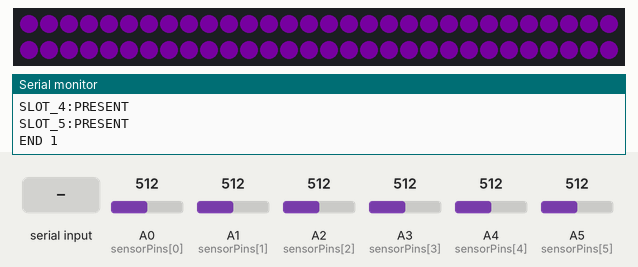
Recording of a sketch running on a simulated Arduino Uno, built with avr-gcc and run on an emulated ATmega328P. Shown: 60 RGB LEDs in strip order, left to right, continuing on the next row, the last lines printed to the serial monitor. Inputs (shaded band) come from the test bench; at power-on: A0 (sensorPins[0]) = 512, A1 (sensorPins[1]) = 512, A2 (sensorPins[2]) = 512, A3 (sensorPins[3]) = 512, A4 (sensorPins[4]) = 512, A5 (sensorPins[5]) = 512. Dim RGB values are drawn brighter than linear.

Above: at 1.4 s.
1.5 s: "PING\n" received over Serial
At 1.91 s:
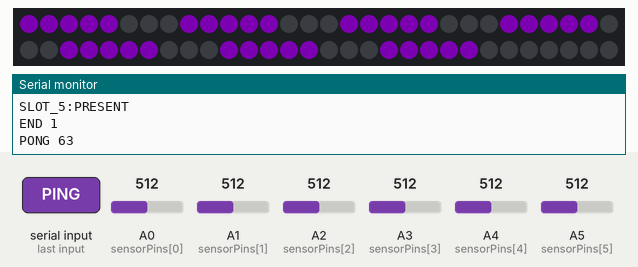
3.5 s: A0 (sensorPins[0]) set to 420
5.5 s: byte 10 ('\n') received over Serial
Timing chart, 0 to 8.5 s (numbered marks = the images above; inputs shaded):
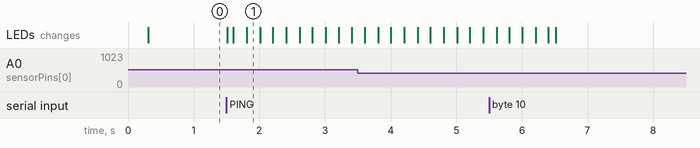

Measured:
- after the input at 1.5 s, the LEDs: change at once (image 1)

The sketch:

RFID_ARDUINO_1.ino
```cpp
#define BOARD_ID 1
#define SLOT_OFFSET 0
#define CART_LEDS
#include "CartProtocol.h"
```

CartProtocol.h
```cpp
#pragma once
#include <Arduino.h>
#ifdef CART_LEDS
#include <FastLED.h>
// Seven active segments end at pixel 53; avoid reserving 900 bytes for 300 pixels.
// For a larger cart, change both constants and the Pi's explicit slot/position configuration.
#ifndef CART_SLOT_COUNT
#define CART_SLOT_COUNT 7
#endif
#if CART_SLOT_COUNT < 1 || CART_SLOT_COUNT > 12
#error "CART_SLOT_COUNT must be between 1 and 12"
#endif
#define NUM_LEDS (CART_SLOT_COUNT <= 7 ? 60 : 100)
#define NUM_SEGMENTS CART_SLOT_COUNT
CRGB leds[NUM_LEDS];
struct Segment { int position; uint8_t hue; uint8_t mode; unsigned long updated; };
Segment segments[NUM_SEGMENTS];
#endif

const uint8_t sensorPins[6] = {A0, A1, A2, A3, A4, A5};
bool stableState[6], candidateState[6];
unsigned long changedAt[6];
unsigned long lastCommand = 0;
unsigned long lastLedCommand = 0;
bool connected = false;
char commandBuffer[112];
uint8_t commandLength = 0;
bool commandOverflow = false;

void emitSlot(uint8_t index) {
  Serial.print("SLOT_"); Serial.print(SLOT_OFFSET + index); Serial.print(":");
  Serial.println(stableState[index] ? "PRESENT" : "REMOVED");
}

void snapshot() {
  Serial.print("BEGIN "); Serial.print(BOARD_ID); Serial.println(" V2");
#ifdef CART_LEDS
  Serial.print("LAYOUT "); Serial.print(NUM_SEGMENTS); Serial.print(" "); Serial.println(NUM_LEDS);
#endif
  for (uint8_t i=0; i<6; i++) emitSlot(i);
  Serial.print("END "); Serial.println(BOARD_ID);
}

bool validIdentity(const char* value) {
  if (strlen(value) != 12) return false;
  for (uint8_t i=0; i<12; i++) if (!isxdigit(value[i])) return false;
  return true;
}

void handleCommand(char* line) {
  if (strcmp(line, "PING") == 0) {
    lastCommand = millis(); connected = true;
    uint8_t mask=0;
    for (uint8_t i=0; i<6; i++) if (stableState[i]) mask |= (1 << i);
    Serial.print("PONG "); Serial.println(mask); return;
  }
  if (strcmp(line, "SNAPSHOT") == 0) { snapshot(); return; }
#ifdef CART_LEDS
  char identity[13] = {0}, mode[12] = {0}, extra;
  int segment, position, hue;
  // Width limits protect SRAM; extra captures trailing garbage.
  int parsed = sscanf(line, "CMD %12s SEG %d POS %d COLOR %d MODE %11s %c",
                      identity, &segment, &position, &hue, mode, &extra);
  uint8_t modeId = 255;
  if (strcmp(mode, "SOLID") == 0) modeId=0;
  else if (strcmp(mode, "FLASH") == 0) modeId=1;
  else if (strcmp(mode, "PULSE") == 0) modeId=2;
  else if (strcmp(mode, "DEEPPULSE") == 0) modeId=3;
  if (parsed == 5 && validIdentity(identity) && segment >= 0 && segment < NUM_SEGMENTS &&
      position >= 0 && position + 5 <= NUM_LEDS && hue >= 0 && hue <= 255 && modeId != 255) {
    segments[segment] = {position, (uint8_t)hue, modeId, millis()};
    lastCommand=millis(); connected=true;
    lastLedCommand=millis();
    Serial.print("ACK "); Serial.println(identity); return;
  }
#endif
  Serial.println("ERROR INVALID_COMMAND");
}

void setup() {
  Serial.begin(9600);
  for (uint8_t i=0; i<6; i++) {
    pinMode(sensorPins[i], INPUT);
    stableState[i] = candidateState[i] = analogRead(sensorPins[i]) > 450;
    changedAt[i] = millis();
  }
#ifdef CART_LEDS
  FastLED.addLeds<WS2812B, 3, GRB>(leds, NUM_LEDS);
  FastLED.setBrightness(100);
  for (uint8_t i=0; i<NUM_SEGMENTS; i++) segments[i] = {i*8, 200, 1, 0};
#endif
  delay(200);
  snapshot();
}

void loop() {
  unsigned long now=millis();
  for (uint8_t i=0; i<6; i++) {
    int analog=analogRead(sensorPins[i]);
    // Hysteresis plus non-blocking 500ms settle retains the scan timing window.
    bool observed = candidateState[i] ? analog >= 430 : analog > 470;
    if (observed != candidateState[i]) { candidateState[i]=observed; changedAt[i]=now; }
    if (candidateState[i] != stableState[i] && now-changedAt[i] >= 500) {
      stableState[i]=candidateState[i]; emitSlot(i);
    }
  }
  while (Serial.available()) {
    char value=Serial.read();
    if (value=='\n') {
      if (!commandOverflow) {
        commandBuffer[commandLength]='\0'; handleCommand(commandBuffer);
      } else Serial.println("ERROR COMMAND_TOO_LONG");
      commandLength=0; commandOverflow=false;
    } else if (value!='\r') {
      if (commandLength < sizeof(commandBuffer)-1) commandBuffer[commandLength++]=value;
      else commandOverflow=true;
    }
  }
  if (millis()-lastCommand > 5000) connected=false;
#ifdef CART_LEDS
  FastLED.clear();
  if (!connected || millis()-lastLedCommand > 10000) fill_solid(leds, NUM_LEDS, CRGB(60,0,80));
  else {
    uint8_t phase=(now / 12) % 256;
    uint8_t triangle=phase<128 ? phase*2 : (255-phase)*2;
    for (uint8_t i=0; i<NUM_SEGMENTS; i++) {
      Segment &s=segments[i];
      if (millis()-s.updated > 10000) {
        for (uint8_t j=0; j<5; j++) leds[s.position+j]=CRGB(60,0,80);
        continue;
      }
      uint8_t brightness = s.mode==0 ? 255 : s.mode==1 ? ((now/200)%2 ? 255:0) :
                           s.mode==2 ? 51+((uint16_t)triangle*204)/255 : triangle;
      for (uint8_t j=0; j<5; j++) leds[s.position+j]=CHSV(s.hue,255,brightness);
    }
  }
  FastLED.show();
#endif
  delay(10);
}
```

RFID_ARDUINO_2.ino
```cpp
#define BOARD_ID 2
#define SLOT_OFFSET 6
#include "CartProtocol.h"
```
